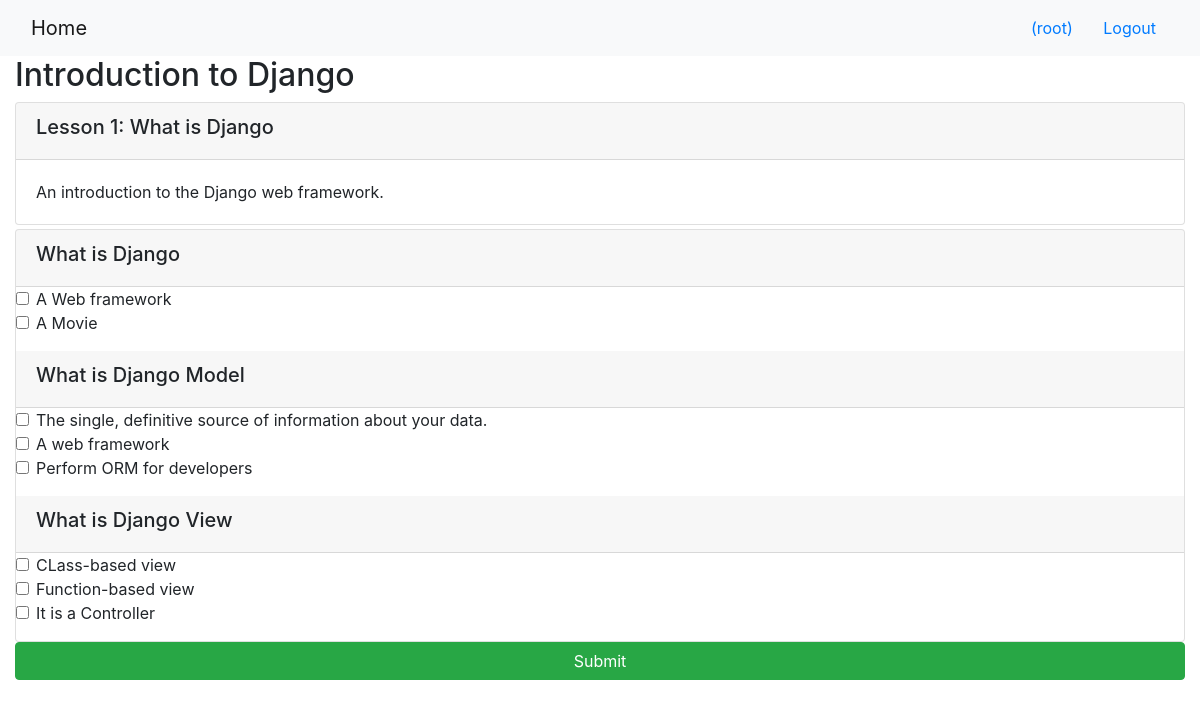
The app's page /onlinecourse/2/ (signed in) with its own data.
### onlinecourse/models.py (models this page shows, shortened)
class Course(models.Model):
    name = models.CharField(null=False, max_length=30, default='online course')
    image = models.ImageField(upload_to='course_images/')
    description = models.CharField(max_length=1000)
    pub_date = models.DateField(null=True)
    instructors = models.ManyToManyField(Instructor)
    users = models.ManyToManyField(settings.AUTH_USER_MODEL, through='Enrollment')
    total_enrollment = models.IntegerField(default=0)
    is_enrolled = False

class Lesson(models.Model):
    title = models.CharField(max_length=200, default="title")
    order = models.IntegerField(default=0)
    course = models.ForeignKey(Course, on_delete=models.CASCADE)
    content = models.TextField()

class Question(models.Model):
    question_text = models.CharField(max_length=200, default="Type your quesiton here.")
    course = models.ForeignKey(Course, on_delete=models.CASCADE)
    grade = models.IntegerField(default=0)

class Choice(models.Model):
    choice_text = models.CharField(max_length=100)
    is_correct  = models.BooleanField
    quesiton_id = models.ForeignKey(Question, on_delete=models.CASCADE)

### onlinecourse/views.py (the view)
# urls.py: path('<int:pk>/', views.CourseDetailView.as_view(), name='course_details'),
class CourseDetailView(generic.DetailView):
    model = Course
    template_name = 'onlinecourse/course_detail_bootstrap.html'

### onlinecourse/templates/onlinecourse/course_detail_bootstrap.html (shortened to what this page needs)
<!DOCTYPE html>
<html lang="en">
<head>
     {% load static %}
    <link rel="stylesheet" href="https://maxcdn.bootstrapcdn.com/bootstrap/4.5.2/css/bootstrap.min.css">
</head>
<body>
    <nav class="navbar navbar-light bg-light">
        <div class="container-fluid">
            <div class="navbar-header">
                  <a class="navbar-brand" href="{% url 'onlinecourse:index' %}">Home</a>
            </div>
            <ul class="nav navbar-nav navbar-right">
                {% if user.is_authenticated %}
                <li>
                    <a class="btn btn-link" href="#">{{ user.first_name }}({{ user.username }})</a>
                    <a class="btn btn-link" href="{% url 'onlinecourse:logout' %}">Logout</a>
                </li>
                {% endif %}
            </ul>
        </div>
    </nav>
    <div class="container-fluid">
            <h2>{{ course.name }}</h2>
            <div class="card-columns-vertical">
                {% for lesson in course.lesson_set.all %}
                    <div class="card mt-1">
                        <div class="card-header"><h5>Lesson {{lesson.order|add:1}}: {{lesson.title}}</h5></div>
                        <div class="card-body">{{lesson.content}}</div>
                    </div>
                {% endfor %}
            </div>
            {% if user.is_authenticated %}
            <form  id="questionform" action="point to a submit view" method="post">
                        <div class="card mt-1">
                            {% for question in course.question_set.all %}
                            <div class="card-header"><h5>{{ question.question_text}}</h5></div>
                            <div class="form-group">
                               {% for choice in question.choice_set.all %}
                                <div class="form-check">
                                    <label class="form-check-label">
                                        <input type="checkbox" name="choice_{{choice.id}}"
                                               class="form-check-input" id="{{choice.id}}"
                                               value="{{choice.id}}">{{ choice.choice_text }}
                                    </label>
                                </div>
                                {% endfor %}
                            </div>
                            {% endfor %}
                        </div>
                    <input class="btn btn-success btn-block" type="submit" value="Submit">
            </form>
            {% else %}
            <div class="container">
                <div class="jumbotron">
                    <h1 class="text-center" href="{% url 'onlinecourse:registration' %}">Please Register to view course materials.</h1>
                </div>
            </div>
            {% endif %}
    </div>
</body>
</html>

### records on screen
Course: name "Introduction to Django"
Lesson: order|add "1", title "What is Django", content "An introduction to the Django web framework."
Question: question_text "What is Django"
Choice: choice_text "A Web framework"
Choice: choice_text "A Movie"
Question: question_text "What is Django Model"
Choice: choice_text "The single, definitive source of information about your data."
Choice: choice_text "A web framework"
Choice: choice_text "Perform ORM for developers"
Question: question_text "What is Django View"
Choice: choice_text "CLass-based view"
Choice: choice_text "Function-based view"
Choice: choice_text "It is a Controller"

### other values on screen
{{ user.username }} "root"
